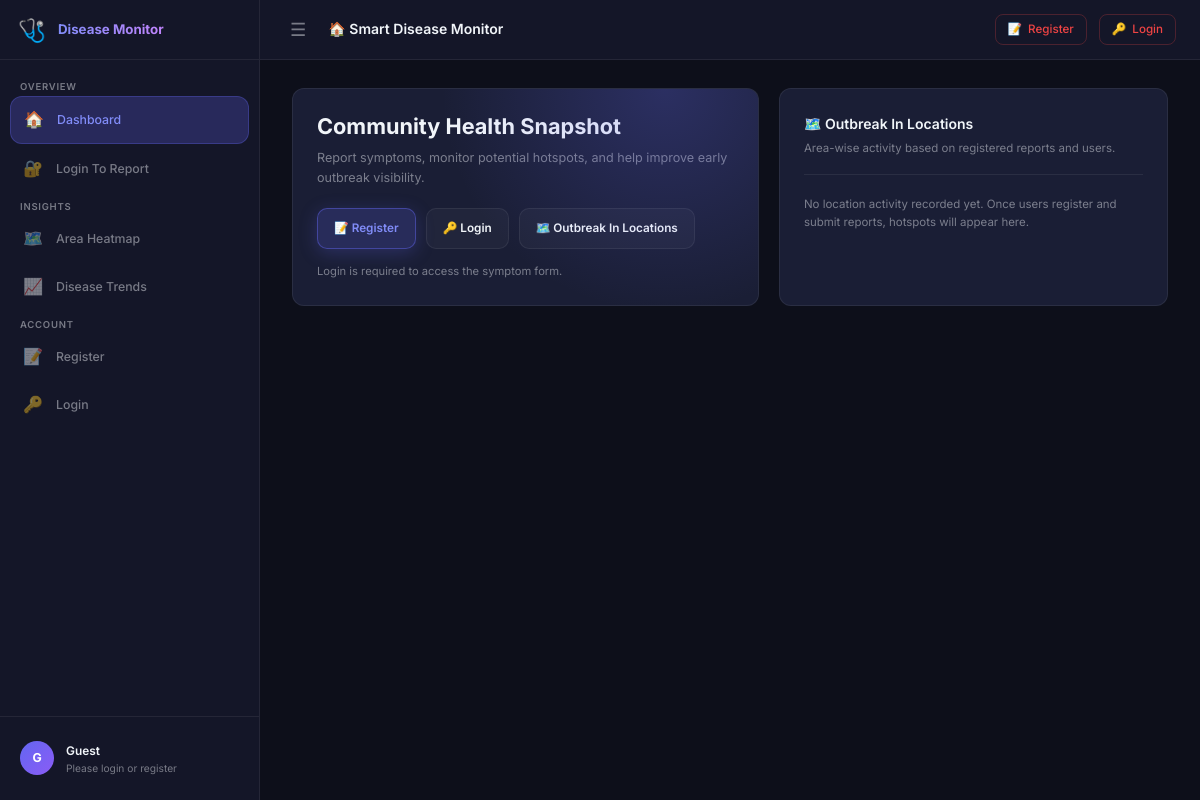
/, run on an earlier commit of the app's database.
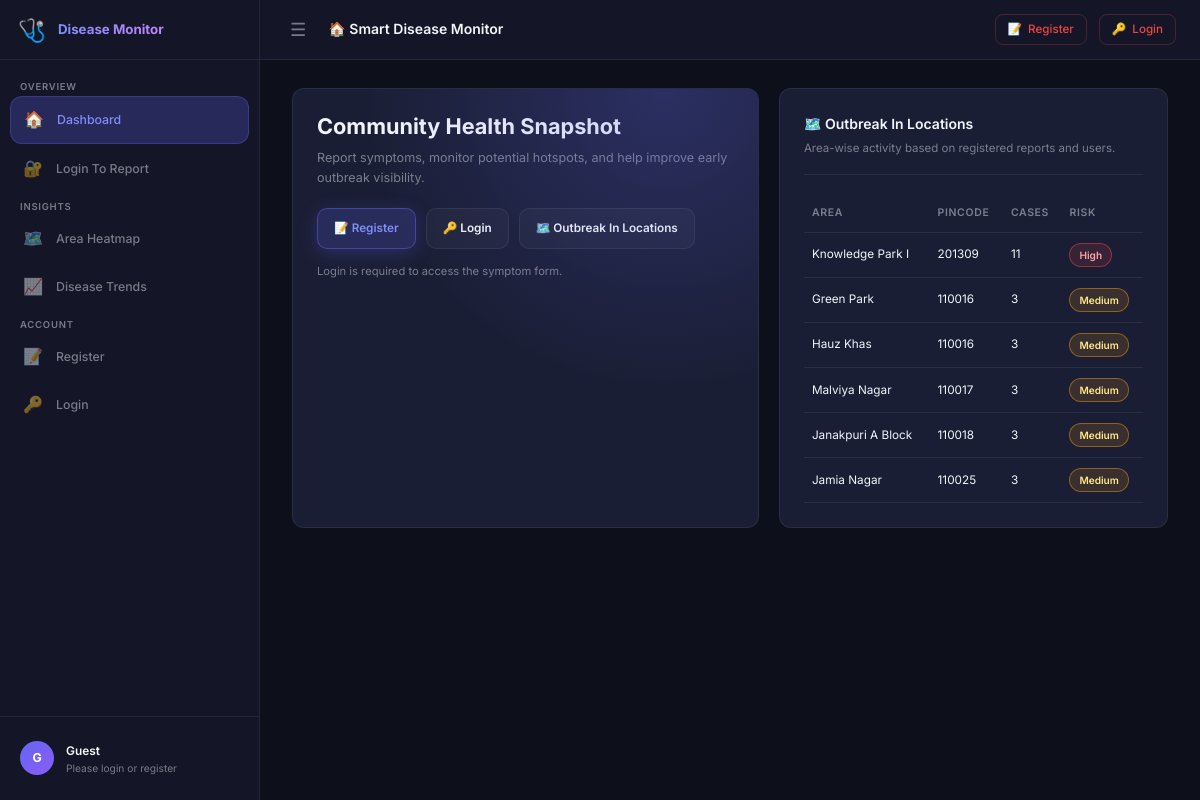
And on a later commit of the database.
### doctor/models.py (models this page shows, shortened)
class Area(models.Model):
    pincode = models.CharField(
        max_length=6,
        blank=True,
        default="",
        help_text="6-digit NCR pincode of the user's location.",
    )
    area = models.CharField(
        max_length=200,
        blank=True,
        default="",
        help_text="Locality / area derived from the pincode.",
    )

### doctor/views.py (the view)
# urls.py: path("", views.home, name="home"),
def home(request):
    outbreak_locations = (
        Area.objects.values("pincode", "area")
        .annotate(user_count=Count("symptomreport"))
        .order_by("-user_count", "pincode", "area")[:8]
    )
    context = {
        "outbreak_locations": outbreak_locations,
    }
    return render(request, "doctor/home.html", context)

### doctor/templates/doctor/home.html (shortened to what this page needs)
{% extends "doctor/layout.html" %}
{% load static %}
{% block page_title %}🏠 Smart Disease Monitor{% endblock %}
{% block extra_css %}
<link rel="stylesheet" href="{% static 'doctor/css/home.css' %}" />
{% endblock %}
{% block content %}
<section class="home-grid">
    <article class="card hero-card" id="profile">
        <h1 class="hero-title">Community Health Snapshot</h1>
        <p class="hero-subtitle">
            Report symptoms, monitor potential hotspots, and help improve early outbreak visibility.
        </p>
        {% if request.user.is_authenticated %}
            <div class="action-row">
                <a class="btn btn-primary" href="{% url 'report_symptoms' %}">📋 Fill Symptom Form</a>
                <a class="btn btn-muted" href="#profile">👤 Profile: {{ request.user.username }}</a>
                <a class="btn btn-muted" href="{% url 'logout' %}">⏏ Logout</a>
            </div>
            <p class="quick-note">You are signed in and can submit symptom reports.</p>
        {% else %}
            <div class="action-row">
                <a class="btn btn-primary" href="{% url 'register' %}">📝 Register</a>
                <a class="btn btn-muted" href="{% url 'login' %}">🔑 Login</a>
                <a class="btn btn-muted" href="#outbreak-locations">🗺️ Outbreak In Locations</a>
            </div>
            <p class="quick-note">Login is required to access the symptom form.</p>
        {% endif %}
    </article>
    <article class="card" id="outbreak-locations">
        <div class="card-header">
            <div class="card-title">🗺️ Outbreak In Locations</div>
            <div class="card-subtitle">Area-wise activity based on registered reports and users.</div>
        </div>
        {% if outbreak_locations %}
            <table class="outbreak-table" aria-label="Outbreak locations">
                <thead>
                    <tr>
                        <th>Area</th>
                        <th>Pincode</th>
                        <th>Cases</th>
                        <th>Risk</th>
                    </tr>
                </thead>
                <tbody>
                    {% for row in outbreak_locations %}
                    <tr>
                        <td>{{ row.area }}</td>
                        <td>{{ row.pincode }}</td>
                        <td>{{ row.user_count }}</td>
                        <td>
                            {% if row.user_count >= 6 %}
                                <span class="risk-pill high">High</span>
                            {% elif row.user_count >= 3 %}
                                <span class="risk-pill medium">Medium</span>
                            {% else %}
                                <span class="risk-pill low">Low</span>
                            {% endif %}
                        </td>
                    </tr>
                    {% endfor %}
                </tbody>
            </table>
        {% else %}
            <p class="empty-state">No location activity recorded yet. Once users register and submit reports, hotspots will appear here.</p>
        {% endif %}
    </article>
</section>
{% endblock %}

### doctor/templates/doctor/layout.html (shortened to what this page needs)
{% load static %}
<!DOCTYPE html>
<html lang="en">
<head>
  <link rel="stylesheet" href="{% static 'doctor/css/layout.css' %}" />
  {% block extra_css %}{% endblock %}
</head>
<body>
<div class="app-wrapper" id="app-wrapper">
  <aside class="sidebar">
    <div class="sidebar-brand">
      <span class="brand-icon">🩺</span>
      <span class="brand-text">Disease Monitor</span>
    </div>
    <nav class="sidebar-nav" aria-label="Main navigation">
      <span class="nav-section-label">Overview</span>
      <a href="{% url 'home' %}" class="nav-item" data-path="/" aria-label="Dashboard">
        <span class="nav-icon">🏠</span>
        <span class="nav-label">Dashboard</span>
      </a>
      {% if request.user.is_authenticated %}
      <a href="{% url 'report_symptoms' %}" class="nav-item" data-path="/report/" aria-label="Report Symptoms">
        <span class="nav-icon">📋</span>
        <span class="nav-label">Report Symptoms</span>
      </a>
      {% else %}
      <a href="{% url 'login' %}?next={% url 'report_symptoms' %}" class="nav-item" data-path="/report/" aria-label="Login to report symptoms">
        <span class="nav-icon">🔐</span>
        <span class="nav-label">Login To Report</span>
      </a>
      {% endif %}
      <span class="nav-section-label">Insights</span>
      <a href="{% url 'area_heatmap' %}" class="nav-item" data-path="/heatmap/" aria-label="Area Heatmap">
        <span class="nav-icon">🗺️</span>
        <span class="nav-label">Area Heatmap</span>
      </a>
      <a href="{% url 'disease_trends' %}" class="nav-item" data-path="/trends/" aria-label="Disease Trends">
        <span class="nav-icon">📈</span>
        <span class="nav-label">Disease Trends</span>
      </a>
      <span class="nav-section-label">Account</span>
      {% if request.user.is_authenticated %}
      <a href="{% url 'user_profile' %}" class="nav-item" data-path="/profile/" aria-label="Profile">
        <span class="nav-icon">👤</span>
        <span class="nav-label">My Profile</span>
      </a>
      {% else %}
      <a href="{% url 'register' %}" class="nav-item" data-path="/register/" aria-label="Register">
        <span class="nav-icon">📝</span>
        <span class="nav-label">Register</span>
      </a>
      <a href="{% url 'login' %}" class="nav-item" data-path="/login/" aria-label="Login">
        <span class="nav-icon">🔑</span>
        <span class="nav-label">Login</span>
      </a>
      {% endif %}
    </nav>
    <div class="sidebar-footer">
      <div class="sidebar-user">
        <div class="user-avatar">
          {% if request.user.is_authenticated %}
            {{ request.user.username|first|upper }}
          {% else %}
            G
          {% endif %}
        </div>
        <div class="user-info">
          {% if request.user.is_authenticated %}
            <div class="user-name">{{ request.user.username }}</div>
            <div class="user-role">Registered User</div>
          {% else %}
            <div class="user-name">Guest</div>
            <div class="user-role">Please login or register</div>
          {% endif %}
        </div>
      </div>
    </div>
  </aside>
  <header class="topbar">
    <div class="topbar-left">
      <button class="sidebar-toggle" id="sidebar-toggle" aria-label="Toggle sidebar">☰</button>
      <span class="page-title">{% block page_title %}Dashboard{% endblock %}</span>
    </div>
    <div class="topbar-right">
      {% if request.user.is_authenticated %}
      <a href="{% url 'logout' %}" class="topbar-btn logout-btn" id="logout-btn">
        <span>⏏</span> Logout
      </a>
      {% else %}
      <a href="{% url 'register' %}" class="topbar-btn logout-btn" id="register-btn">
        <span>📝</span> Register
      </a>
      <a href="{% url 'login' %}" class="topbar-btn logout-btn" id="login-btn">
        <span>🔑</span> Login
      </a>
      {% endif %}
    </div>
  </header>
  <main class="main-content">
    {% block content %}{% endblock %}
  </main>
</div>
</body>
</html>

### doctor/static/doctor/css/home.css (style rules this page uses)
.home-grid { display: grid; grid-template-columns: 1.2fr 1fr; gap: 20px; }
.hero-card { position: relative; overflow: hidden; }
.hero-card::before { content: ""; position: absolute; inset: 0; background: radial-gradient(circle at 80% 0%, rgba(99, 102, 241, 0.24), transparent 52%); pointer-events: none; }
.hero-title { font-size: 1.55rem; line-height: 1.25; margin-bottom: 8px; }
.hero-subtitle { color: var(--text-muted); font-size: 0.9rem; margin-bottom: 20px; }
.action-row { display: flex; gap: 10px; flex-wrap: wrap; }
.btn { border: 1px solid var(--border); border-radius: 10px; padding: 10px 16px; font-size: 0.84rem; font-weight: 600; display: inline-flex; align-items: center; gap: 8px; transition: all 0.18s ease; }
.btn-primary { background: rgba(99, 102, 241, 0.2); border-color: rgba(99, 102, 241, 0.45); color: var(--accent-light); }
.btn-muted { color: var(--text-primary); background: rgba(255, 255, 255, 0.03); }
.quick-note { margin-top: 14px; font-size: 0.8rem; color: var(--text-muted); }
.outbreak-table { width: 100%; border-collapse: collapse; margin-top: 2px; }
.outbreak-table th, .outbreak-table td { text-align: left; padding: 10px 8px; border-bottom: 1px solid var(--border); font-size: 0.84rem; }
.outbreak-table th { color: var(--text-muted); font-weight: 600; font-size: 0.75rem; text-transform: uppercase; letter-spacing: 0.06em; }
.risk-pill { display: inline-flex; padding: 3px 9px; border-radius: 999px; font-size: 0.72rem; font-weight: 600; border: 1px solid; }
.risk-pill.medium { color: #fde68a; border-color: rgba(245, 158, 11, 0.45); background: rgba(245, 158, 11, 0.14); }
.risk-pill.high { color: #fca5a5; border-color: rgba(239, 68, 68, 0.5); background: rgba(239, 68, 68, 0.14); }

What changed in the data, as far as the page shows it:
added Area: area "Knowledge Park I", pincode "201309", user_count "11", shows "High"
added Area: area "Green Park", pincode "110016", user_count "3", shows "Medium"
added Area: area "Hauz Khas", pincode "110016", user_count "3", shows "Medium"
added Area: area "Malviya Nagar", pincode "110017", user_count "3", shows "Medium"
added Area: area "Janakpuri A Block", pincode "110018", user_count "3", shows "Medium"
added Area: area "Jamia Nagar", pincode "110025", user_count "3", shows "Medium"
Also different on the page:
text no longer shown: "No location activity recorded yet. Once users register and submit reports, hotspots will appear here."
text now shown: "AREA PINCODE CASES RISK"
